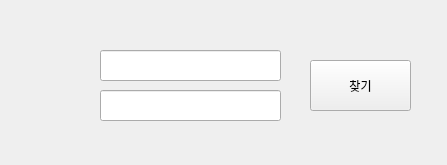
<?xml version="1.0" encoding="UTF-8"?>
<ui version="4.0">
 <class>Form</class>
 <widget class="QWidget" name="Form">
  <property name="windowModality">
   <enum>Qt::ApplicationModal</enum>
  </property>
  <property name="geometry">
   <rect>
    <x>0</x>
    <y>0</y>
    <width>447</width>
    <height>165</height>
   </rect>
  </property>
  <property name="windowTitle">
   <string>Find ID</string>
  </property>
  <widget class="QLineEdit" name="lineEdit1">
   <property name="geometry">
    <rect>
     <x>100</x>
     <y>50</y>
     <width>181</width>
     <height>31</height>
    </rect>
   </property>
  </widget>
  <widget class="QLabel" name="label1">
   <property name="geometry">
    <rect>
     <x>40</x>
     <y>60</y>
     <width>41</width>
     <height>16</height>
    </rect>
   </property>
   <property name="text">
    <string/>
   </property>
  </widget>
  <widget class="QLineEdit" name="lineEdit2">
   <property name="geometry">
    <rect>
     <x>100</x>
     <y>90</y>
     <width>181</width>
     <height>31</height>
    </rect>
   </property>
   <property name="text">
    <string/>
   </property>
  </widget>
  <widget class="QLabel" name="label2">
   <property name="geometry">
    <rect>
     <x>40</x>
     <y>100</y>
     <width>41</width>
     <height>16</height>
    </rect>
   </property>
   <property name="text">
    <string/>
   </property>
  </widget>
  <widget class="QPushButton" name="findButton">
   <property name="geometry">
    <rect>
     <x>310</x>
     <y>60</y>
     <width>101</width>
     <height>51</height>
    </rect>
   </property>
   <property name="text">
    <string>찾기</string>
   </property>
  </widget>
 </widget>
 <resources/>
 <connections/>
</ui>
